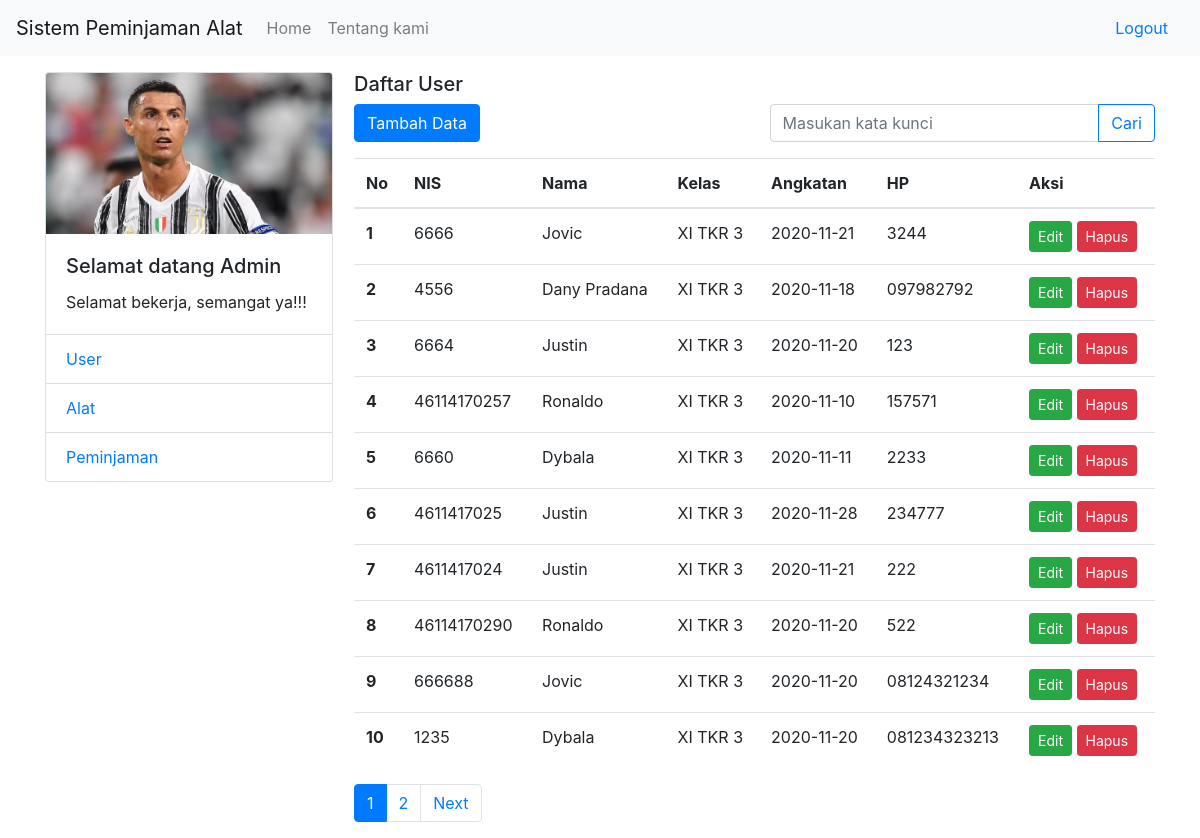
The app's page /view/admin/user.php (signed in) with its own data.
### tables this page shows
CREATE TABLE `siswa` (
  `id` int(11) NOT NULL,
  `nis` varchar(255) NOT NULL,
  `nama` varchar(255) NOT NULL,
  `kelas` varchar(255) NOT NULL,
  `angkatan` varchar(255) NOT NULL,
  `hp` varchar(255) NOT NULL
);

### view/function.php (called while the page is built, shortened)
<?php
$conn = mysqli_connect("localhost", "root", "", "peminjaman_alat");
function siswa($awalData, $jmlDataPerHalaman)
{
    global $conn;
    $siswa = mysqli_query($conn, "SELECT * FROM siswa GROUP BY id ORDER BY id DESC LIMIT $awalData, $jmlDataPerHalaman ");
    return $siswa;
}
function jumlahDataSiswa()
{
    global $conn;
    $sql = "SELECT * FROM siswa";
    $query = mysqli_query($conn, $sql);
    return mysqli_affected_rows($conn);
}

### view/admin/user.php (the view, shortened to what this page needs)
<?php
require '../function.php';
$jmlDataPerHalaman = 10;
$jmlDataSiswa = jumlahDataSiswa();
$jmlHalaman = ceil($jmlDataSiswa / $jmlDataPerHalaman);
$halamanAktif = (isset($_GET['hal'])) ? $_GET['hal'] : 1;
$awalData = ($jmlDataPerHalaman * $halamanAktif) - $jmlDataPerHalaman;
$siswa = siswa($awalData, $jmlDataPerHalaman);
?>
<!doctype html>
<html lang="en">
<head>
    <link rel="stylesheet" href="../../asset/css/bootstrap.min.css">
    <link rel="stylesheet" href="../../asset/css/style.css">
</head>
<body>
    <nav class="navbar navbar-expand-lg navbar-light bg-light">
        <a class="navbar-brand" href="index.php">Sistem Peminjaman Alat</a>
        <div class="collapse navbar-collapse" id="navbarSupportedContent">
            <ul class="navbar-nav mr-auto">
                <li class="nav-item">
                    <a class="nav-link" href="index.php">Home</a>
                </li>
                <li class="nav-item">
                    <a class="nav-link" href="tentangkami.php">Tentang kami</a>
                </li>
            </ul>
            <a class="nav-link" href="logout.php" onclick="return confirm('Apakah anda yakin?');">Logout</a>
        </div>
    </nav>
    <div class="container">
        <div class="row mt-3">
            <div class="col-3">
                <div class="card" style="width: 18rem;">
                    <img src="../../asset/img/cr7.jpeg" class="card-img-top" alt="...">
                    <div class="card-body">
                        <h5 class="card-title">Selamat datang Admin</h5>
                        <p class="card-text">Selamat bekerja, semangat ya!!!</p>
                    </div>
                    <ul class="list-group list-group-flush">
                        <li class="list-group-item">
                            <a href="user.php">User</a>
                        </li>
                        <li class=" list-group-item">
                            <a href="alat.php">Alat</a>
                        </li>
                        <li class=" list-group-item">
                            <a href="alat.php">Peminjaman</a>
                        </li>
                    </ul>
                </div>
            </div>
            <div class="col-9">
                <div class="pl-4">
                    <h5>Daftar User</h5>
                    <div class="row">
                        <div class="col">
                            <a href="tambahsiswa.php" class="btn btn-primary">Tambah Data</a>
                        </div>
                        <div class="col">
                            <form action="" method="POST">
                                <div class="input-group float-left">
                                    <input type="text" class="form-control" placeholder="Masukan kata kunci" aria-label="Recipient's username" aria-describedby="button-addon2" name="keyword">
                                    <div class="input-group-append">
                                        <button class="btn btn-outline-primary" type="submit" id="button-addon2" name="cari">Cari</button>
                                    </div>
                                </div>
                            </form>
                        </div>
                    </div>
                    <table class="table table-hover mt-3">
                        <thead>
                            <tr>
                                <th scope="col">No</th>
                                <th scope="col">NIS</th>
                                <th scope="col">Nama</th>
                                <th scope="col">Kelas</th>
                                <th scope="col">Angkatan</th>
                                <th scope="col">HP</th>
                                <th scope="col">Aksi</th>
                            </tr>
                        </thead>
                        <tbody>
                            <?php $i = $awalData + 1; ?>
                            <?php while ($row = mysqli_fetch_assoc($siswa)) : ?>
                                <tr>
                                    <th scope="row"><?= $i++; ?></th>
                                    <td><?= $row['nis']; ?></td>
                                    <td><?= $row['nama']; ?></td>
                                    <td><?= $row['kelas']; ?></td>
                                    <td><?= $row['angkatan']; ?></td>
                                    <td><?= $row['hp']; ?></td>
                                    <td>
                                        <a href="editsiswa.php?id=<?= $row['id']; ?>" class="btn btn-sm btn-success">Edit</a>
                                        <a href="hapussiswa.php?id=<?= $row['id']; ?>" class="btn btn-sm btn-danger" onclick="return confirm('Apakah anda yakin?')">Hapus</a>
                                    </td>
                                </tr>
                            <?php endwhile; ?>
                        </tbody>
                    </table>
                    <?php if ($jmlDataSiswa > 10) : ?>
                        <nav aria-label="Page navigation example">
                            <ul class="pagination">
                                <?php for ($i = 1; $i <= $jmlHalaman; $i++) : ?>
                                    <?php if ($i == $halamanAktif) : ?>
                                        <li class="page-item active"><a class="page-link" href="?hal=<?= $i; ?>"><?= $i; ?></a></li>
                                    <?php else : ?>
                                        <li class="page-item"><a class="page-link" href="?hal=<?= $i; ?>"><?= $i; ?></a></li>
                                    <?php endif; ?>
                                <?php endfor; ?>
                                <?php if ($halamanAktif < $jmlHalaman) : ?>
                                    <li class="page-item"><a class="page-link" href="?hal=<?= $halamanAktif + 1; ?>">Next</a></li>
                                <?php endif; ?>
                            </ul>
                        </nav>
                    <?php endif; ?>
                </div>
            </div>
        </div>
    </div>
</body>
</html>

### records on screen
siswa: nis "6666", nama "Jovic", kelas "XI TKR 3", angkatan "2020-11-21", hp "3244"
siswa: nis "4556", nama "Dany Pradana", kelas "XI TKR 3", angkatan "2020-11-18", hp "097982792"
siswa: nis "6664", nama "Justin", kelas "XI TKR 3", angkatan "2020-11-20", hp "123"
siswa: nis "46114170257", nama "Ronaldo", kelas "XI TKR 3", angkatan "2020-11-10", hp "157571"
siswa: nis "6660", nama "Dybala", kelas "XI TKR 3", angkatan "2020-11-11", hp "2233"
siswa: nis "4611417025", nama "Justin", kelas "XI TKR 3", angkatan "2020-11-28", hp "234777"
siswa: nis "4611417024", nama "Justin", kelas "XI TKR 3", angkatan "2020-11-21", hp "222"
siswa: nis "46114170290", nama "Ronaldo", kelas "XI TKR 3", angkatan "2020-11-20", hp "522"
siswa: nis "666688", nama "Jovic", kelas "XI TKR 3", angkatan "2020-11-20", hp "08124321234"
siswa: nis "1235", nama "Dybala", kelas "XI TKR 3", angkatan "2020-11-20", hp "081234323213"
